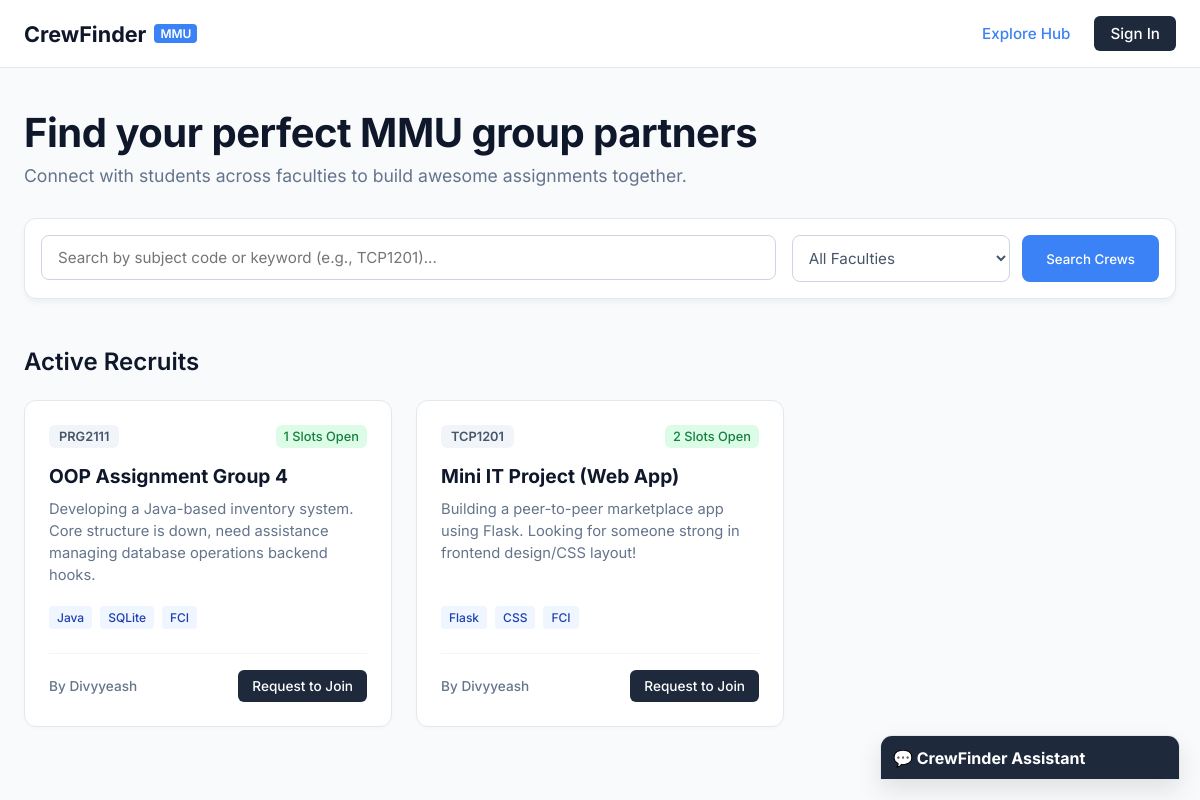
The page / on the database its author committed.
### models.py (models this page shows, shortened)
class Project(db.Model):
    id = db.Column(db.Integer, primary_key=True)
    subject_code = db.Column(db.String(10), nullable=False)
    title = db.Column(db.String(100), nullable=False)
    description = db.Column(db.Text, nullable=False)
    tags = db.Column(db.String(100), nullable=False) # Stored as comma-separated values (e.g., "Flask,CSS,FCI")
    slots_open = db.Column(db.Integer, default=2)
    user_id = db.Column(db.Integer, db.ForeignKey('user.id'), nullable=False)
    date_posted = db.Column(db.DateTime, default=datetime.utcnow)

class User(db.Model, UserMixin):
    id = db.Column(db.Integer, primary_key=True)
    username = db.Column(db.String(50), unique=True, nullable=False)
    email = db.Column(db.String(120), unique=True, nullable=False)
    password_hash = db.Column(db.String(256), nullable=False)
    projects = db.relationship('Project', backref='author', lazy=True)

### app.py (the view)
@app.route('/')
def index():
    search_query = request.args.get('search', '')
    faculty_filter = request.args.get('faculty', '')
    query = Project.query
    if search_query:
        query = query.filter((Project.title.contains(search_query)) | (Project.subject_code.contains(search_query)))
    if faculty_filter:
        query = query.filter(Project.tags.contains(faculty_filter.upper()))
    projects = query.order_by(Project.date_posted.desc()).all()
    return render_template('index.html', projects=projects, search_query=search_query, faculty_filter=faculty_filter)

### app.py (called while the page is built, shortened)
@app.before_request
def create_tables():
    db.create_all()

### templates/index.html (shortened to what this page needs)
<!DOCTYPE html>
<html lang="en">
<head>
    <link rel="stylesheet" href="{{ url_for('static', filename='style.css') }}">
</head>
<body class="dashboard-body">
    <nav class="navbar">
        <div class="nav-container">
            <a href="{{ url_for('index') }}" class="nav-logo">CrewFinder <span class="mmu-tag">MMU</span></a>
            <div class="nav-links">
                <a href="{{ url_for('index') }}" class="active">Explore Hub</a>
                {% if current_user.is_authenticated %}
                    <a href="#" onclick="toggleModal(true)">Create Team</a>
                    <span style="color: #475569; font-weight:600;">Hi, {{ current_user.username }}</span>
                    <a href="{{ url_for('logout') }}" class="btn-nav-login" style="background-color: #ef4444;">Sign Out</a>
                {% else %}
                    <a href="{{ url_for('login') }}" class="btn-nav-login">Sign In</a>
                {% endif %}
            </div>
        </div>
    </nav>
    <main class="dashboard-container">
        <header class="dashboard-hero">
            <h1>Find your perfect MMU group partners</h1>
            <p>Connect with students across faculties to build awesome assignments together.</p>
        </header>
        <form method="GET" action="{{ url_for('index') }}" class="search-filter-section">
            <div class="search-box">
                <input type="text" name="search" value="{{ search_query }}" placeholder="Search by subject code or keyword (e.g., TCP1201)...">
            </div>
            <div class="filter-dropdowns">
                <select name="faculty">
                    <option value="">All Faculties</option>
                </select>
                <button type="submit" class="btn-filter-search">Search Crews</button>
            </div>
        </form>
        <section class="listings-section">
            <h2 class="section-title">Active Recruits</h2>
            <div class="listings-grid">
                {% for project in projects %}
                <div class="project-card">
                    <div class="card-header">
                        <span class="subject-badge">{{ project.subject_code }}</span>
                        <span class="spots-badge open">{{ project.slots_open }} Slots Open</span>
                    </div>
                    <h3>{{ project.title }}</h3>
                    <p class="project-desc">{{ project.description }}</p>
                    <div class="project-tags">
                        {% for tag in project.tags.split(',') %}
                            <span>{{ tag }}</span>
                        {% endfor %}
                    </div>
                    <div class="card-footer">
                        <span class="posted-by">By {{ project.author.username }}</span>
                        <button class="btn-join" onclick="alert('Join request sent successfully!')">Request to Join</button>
                    </div>
                </div>
                {% else %}
                <p style="color: #64748b;">No teams found matching your search parameters.</p>
                {% endfor %}
            </div>
        </section>
    </main>
    <div class="chat-widget" id="chatWidget">
        <div class="chat-header" onclick="toggleChat()">
            <h4>💬 CrewFinder Assistant</h4>
        </div>
    </div>
</body>
</html>

### static/style.css (style rules this page uses)
* { margin: 0; padding: 0; box-sizing: border-box; font-family: 'Inter', sans-serif; }
body { background-color: #f3f4f6; height: 100vh; display: flex; justify-content: center; align-items: center; }
.dashboard-body { background-color: #f8fafc; display: block; height: auto; min-height: 100vh; color: #1e293b; }
.navbar { background-color: #ffffff; border-bottom: 1px solid #e2e8f0; position: sticky; top: 0; z-index: 100; }
.nav-container { max-width: 1200px; margin: 0 auto; padding: 16px 24px; display: flex; justify-content: space-between; align-items: center; }
.nav-logo { font-size: 1.35rem; font-weight: 700; color: #0f172a; text-decoration: none; display: flex; align-items: center; gap: 8px; }
.mmu-tag { font-size: 0.75rem; background-color: #3b82f6; color: white; padding: 2px 6px; border-radius: 4px; font-weight: 600; }
.nav-links { display: flex; align-items: center; gap: 24px; }
.nav-links a { text-decoration: none; color: #64748b; font-size: 0.95rem; font-weight: 500; transition: color 0.2s; }
.nav-links a:hover, .nav-links a.active { color: #3b82f6; }
.nav-links .btn-nav-login { background-color: #1e293b; color: #ffffff; padding: 8px 16px; border-radius: 6px; }
.dashboard-container { max-width: 1200px; margin: 0 auto; padding: 40px 24px; }
.dashboard-hero { margin-bottom: 32px; }
.dashboard-hero h1 { font-size: 2.5rem; font-weight: 700; color: #0f172a; margin-bottom: 8px; letter-spacing: -0.5px; }
.dashboard-hero p { font-size: 1.1rem; color: #64748b; }
.search-filter-section { display: flex; background: white; padding: 16px; border-radius: 12px; border: 1px solid #e2e8f0; gap: 16px; margin-bottom: 48px; box-shadow: 0 4px 6px -1px rgba(0, 0, 0, 0.05); }
.search-box { flex: 2; }
.search-box input { width: 100%; padding: 12px 16px; border: 1px solid #cbd5e1; border-radius: 8px; font-size: 0.95rem; }
.filter-dropdowns { flex: 1; display: flex; gap: 12px; }
.filter-dropdowns select { padding: 12px; border: 1px solid #cbd5e1; border-radius: 8px; background: white; color: #475569; font-size: 0.95rem; flex: 1; }
.btn-filter-search { background-color: #3b82f6; color: white; border: none; padding: 12px 24px; border-radius: 8px; font-weight: 500; cursor: pointer; white-space: nowrap; }
.section-title { font-size: 1.5rem; font-weight: 600; margin-bottom: 24px; color: #0f172a; }
.listings-grid { display: grid; grid-template-columns: repeat(auto-fill, minmax(340px, 1fr)); gap: 24px; }
.project-card { background: white; border: 1px solid #e2e8f0; border-radius: 12px; padding: 24px; display: flex; flex-direction: column; justify-content: space-between; box-shadow: 0 2px 4px rgba(0,0,0,0.02); transition: transform 0.2s, box-shadow 0.2s; }
.card-header { display: flex; justify-content: space-between; align-items: center; margin-bottom: 16px; }
.subject-badge { background: #f1f5f9; color: #475569; padding: 4px 10px; border-radius: 6px; font-size: 0.8rem; font-weight: 600; }
.spots-badge { font-size: 0.8rem; font-weight: 500; padding: 4px 8px; border-radius: 6px; }
.spots-badge.open { background-color: #dcfce7; color: #15803d; }
.project-card h3 { font-size: 1.2rem; color: #0f172a; margin-bottom: 10px; }
.project-desc { font-size: 0.92rem; color: #64748b; line-height: 1.5; margin-bottom: 20px; flex-grow: 1; }
.project-tags { display: flex; gap: 8px; flex-wrap: wrap; margin-bottom: 24px; }
.project-tags span { background-color: #eff6ff; color: #1e40af; font-size: 0.75rem; padding: 4px 8px; border-radius: 4px; font-weight: 500; }
.card-footer { display: flex; justify-content: space-between; align-items: center; border-top: 1px solid #f1f5f9; padding-top: 16px; }
.posted-by { font-size: 0.85rem; color: #64748b; font-weight: 500; }
.btn-join { background-color: #1e293b; color: white; border: none; padding: 8px 14px; border-radius: 6px; font-size: 0.85rem; font-weight: 500; cursor: pointer; }
.chat-widget { position: fixed; bottom: 20px; right: 20px; width: 300px; height: 45px; background: white; border: 1px solid #e2e8f0; border-radius: 12px 12px 0 0; box-shadow: 0 10px 25px rgba(0,0,0,0.1); overflow: hidden; transition: height 0.3s ease; z-index: 1000; }
.chat-header { background: #1e293b; color: white; padding: 12px; cursor: pointer; font-weight: 600; }

### rows shown on the page
Project: subject_code "PRG2111", slots_open "1", title "OOP Assignment Group 4", description "Developing a Java-based inventory system. Core structure is down, need assistance managing database operations backend hooks.", tag "Java" "SQLite" "FCI", author.username "Divyyeash"
Project: subject_code "TCP1201", slots_open "2", title "Mini IT Project (Web App)", description "Building a peer-to-peer marketplace app using Flask. Looking for someone strong in frontend design/CSS layout!", tag "Flask" "CSS" "FCI", author.username "Divyyeash"
